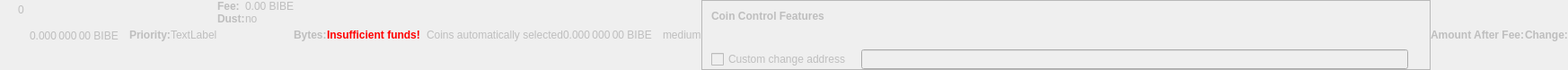
    <widget class="QWidget" name="dummyHideWidget" native="true">
     <property name="enabled">
      <bool>false</bool>
     </property>
     <property name="maximumSize">
      <size>
       <width>100</width>
       <height>22</height>
      </size>
     </property>
     <layout class="QHBoxLayout" name="dummyHideLayout">
      <property name="spacing">
       <number>0</number>
      </property>
      <property name="leftMargin">
       <number>0</number>
      </property>
      <property name="topMargin">
       <number>0</number>
      </property>
      <property name="rightMargin">
       <number>0</number>
      </property>
      <property name="bottomMargin">
       <number>0</number>
      </property>
      <item>
       <layout class="QFormLayout" name="formLayoutCoinControl1">
        <property name="horizontalSpacing">
         <number>10</number>
        </property>
        <property name="verticalSpacing">
         <number>14</number>
        </property>
        <property name="leftMargin">
         <number>10</number>
        </property>
        <property name="topMargin">
         <number>4</number>
        </property>
        <property name="rightMargin">
         <number>6</number>
        </property>
        <item row="0" column="1">
         <widget class="QLabel" name="labelCoinControlBytes">
          <property name="cursor">
           <cursorShape>IBeamCursor</cursorShape>
          </property>
          <property name="contextMenuPolicy">
           <enum>Qt::ActionsContextMenu</enum>
          </property>
          <property name="text">
           <string notr="true">0</string>
          </property>
          <property name="textInteractionFlags">
           <set>Qt::LinksAccessibleByMouse|Qt::TextSelectableByKeyboard|Qt::TextSelectableByMouse</set>
          </property>
         </widget>
        </item>
       </layout>
      </item>
      <item>
       <widget class="QLabel" name="labelCoinControlAfterFee">
        <property name="enabled">
         <bool>false</bool>
        </property>
        <property name="sizePolicy">
         <sizepolicy hsizetype="Fixed" vsizetype="Fixed">
          <horstretch>0</horstretch>
          <verstretch>0</verstretch>
         </sizepolicy>
        </property>
        <property name="minimumSize">
         <size>
          <width>111</width>
          <height>12</height>
         </size>
        </property>
        <property name="maximumSize">
         <size>
          <width>111</width>
          <height>12</height>
         </size>
        </property>
        <property name="cursor">
         <cursorShape>IBeamCursor</cursorShape>
        </property>
        <property name="contextMenuPolicy">
         <enum>Qt::ActionsContextMenu</enum>
        </property>
        <property name="text">
         <string notr="true">0.000 000 00 BIBE</string>
        </property>
        <property name="textInteractionFlags">
         <set>Qt::LinksAccessibleByMouse|Qt::TextSelectableByKeyboard|Qt::TextSelectableByMouse</set>
        </property>
       </widget>
      </item>
      <item>
       <widget class="QLabel" name="labelCoinControlPriorityText">
        <property name="enabled">
         <bool>false</bool>
        </property>
        <property name="font">
         <font>
          <weight>75</weight>
          <bold>true</bold>
         </font>
        </property>
        <property name="text">
         <string>Priority:</string>
        </property>
       </widget>
      </item>
      <item>
       <layout class="QHBoxLayout" name="horizontalLayout">
        <item>
         <widget class="QLabel" name="WarningLabel">
          <property name="text">
           <string>TextLabel</string>
          </property>
         </widget>
        </item>
       </layout>
      </item>
      <item>
       <layout class="QFormLayout" name="formLayoutCoinControl3">
        <property name="horizontalSpacing">
         <number>0</number>
        </property>
        <property name="verticalSpacing">
         <number>0</number>
        </property>
        <property name="leftMargin">
         <number>0</number>
        </property>
        <property name="topMargin">
         <number>0</number>
        </property>
        <property name="rightMargin">
         <number>0</number>
        </property>
        <item row="0" column="0">
         <widget class="QLabel" name="labelCoinControlFeeText">
          <property name="enabled">
           <bool>false</bool>
          </property>
          <property name="font">
           <font>
            <weight>75</weight>
            <bold>true</bold>
           </font>
          </property>
          <property name="text">
           <string>Fee:</string>
          </property>
          <property name="margin">
           <number>0</number>
          </property>
         </widget>
        </item>
        <item row="0" column="1">
         <widget class="QLabel" name="labelCoinControlFee">
          <property name="enabled">
           <bool>false</bool>
          </property>
          <property name="cursor">
           <cursorShape>IBeamCursor</cursorShape>
          </property>
          <property name="contextMenuPolicy">
           <enum>Qt::ActionsContextMenu</enum>
          </property>
          <property name="text">
           <string notr="true">0.00 BIBE</string>
          </property>
          <property name="textInteractionFlags">
           <set>Qt::LinksAccessibleByMouse|Qt::TextSelectableByKeyboard|Qt::TextSelectableByMouse</set>
          </property>
         </widget>
        </item>
        <item row="1" column="0">
         <widget class="QLabel" name="labelCoinControlLowOutputText">
          <property name="enabled">
           <bool>false</bool>
          </property>
          <property name="font">
           <font>
            <weight>75</weight>
            <bold>true</bold>
           </font>
          </property>
          <property name="text">
           <string>Dust:</string>
          </property>
         </widget>
        </item>
        <item row="1" column="1">
         <widget class="QLabel" name="labelCoinControlLowOutput">
          <property name="enabled">
           <bool>false</bool>
          </property>
          <property name="cursor">
           <cursorShape>IBeamCursor</cursorShape>
          </property>
          <property name="contextMenuPolicy">
           <enum>Qt::ActionsContextMenu</enum>
          </property>
          <property name="text">
           <string>no</string>
          </property>
          <property name="textInteractionFlags">
           <set>Qt::LinksAccessibleByMouse|Qt::TextSelectableByKeyboard|Qt::TextSelectableByMouse</set>
          </property>
         </widget>
        </item>
       </layout>
      </item>
      <item>
       <widget class="QLabel" name="labelCoinControlBytesText">
        <property name="enabled">
         <bool>false</bool>
        </property>
        <property name="font">
         <font>
          <weight>75</weight>
          <bold>true</bold>
         </font>
        </property>
        <property name="text">
         <string>Bytes:</string>
        </property>
       </widget>
      </item>
      <item>
       <layout class="QFormLayout" name="formLayoutCoinControl2">
        <property name="horizontalSpacing">
         <number>0</number>
        </property>
        <property name="verticalSpacing">
         <number>0</number>
        </property>
        <property name="leftMargin">
         <number>0</number>
        </property>
        <property name="topMargin">
         <number>0</number>
        </property>
        <property name="rightMargin">
         <number>0</number>
        </property>
       </layout>
      </item>
      <item>
       <layout class="QHBoxLayout" name="horizontalLayoutCoinControl2">
        <property name="spacing">
         <number>0</number>
        </property>
        <property name="bottomMargin">
         <number>0</number>
        </property>
       </layout>
      </item>
      <item>
       <widget class="QLabel" name="labelCoinControlInsuffFunds">
        <property name="enabled">
         <bool>false</bool>
        </property>
        <property name="minimumSize">
         <size>
          <width>0</width>
          <height>0</height>
         </size>
        </property>
        <property name="font">
         <font>
          <weight>75</weight>
          <bold>true</bold>
         </font>
        </property>
        <property name="styleSheet">
         <string notr="true">color:red;font-weight:bold;</string>
        </property>
        <property name="text">
         <string>Insufficient funds!</string>
        </property>
        <property name="margin">
         <number>5</number>
        </property>
       </widget>
      </item>
      <item>
       <layout class="QFormLayout" name="formLayoutCoinControl4">
        <property name="horizontalSpacing">
         <number>0</number>
        </property>
        <property name="verticalSpacing">
         <number>0</number>
        </property>
        <property name="leftMargin">
         <number>0</number>
        </property>
        <property name="topMargin">
         <number>0</number>
        </property>
        <property name="rightMargin">
         <number>0</number>
        </property>
       </layout>
      </item>
      <item>
       <widget class="QLabel" name="labelCoinControlChangeLabel">
        <property name="enabled">
         <bool>false</bool>
        </property>
        <property name="sizePolicy">
         <sizepolicy hsizetype="Preferred" vsizetype="Expanding">
          <horstretch>0</horstretch>
          <verstretch>0</verstretch>
         </sizepolicy>
        </property>
        <property name="minimumSize">
         <size>
          <width>0</width>
          <height>0</height>
         </size>
        </property>
        <property name="text">
         <string/>
        </property>
        <property name="margin">
         <number>3</number>
        </property>
       </widget>
      </item>
      <item>
       <widget class="QLabel" name="labelCoinControlAutomaticallySelected">
        <property name="enabled">
         <bool>false</bool>
        </property>
        <property name="sizePolicy">
         <sizepolicy hsizetype="Fixed" vsizetype="Fixed">
          <horstretch>0</horstretch>
          <verstretch>0</verstretch>
         </sizepolicy>
        </property>
        <property name="minimumSize">
         <size>
          <width>0</width>
          <height>0</height>
         </size>
        </property>
        <property name="maximumSize">
         <size>
          <width>240</width>
          <height>16777215</height>
         </size>
        </property>
        <property name="text">
         <string>Coins automatically selected</string>
        </property>
        <property name="margin">
         <number>5</number>
        </property>
       </widget>
      </item>
      <item>
       <widget class="QLabel" name="labelCoinControlChange">
        <property name="enabled">
         <bool>false</bool>
        </property>
        <property name="sizePolicy">
         <sizepolicy hsizetype="Fixed" vsizetype="Fixed">
          <horstretch>0</horstretch>
          <verstretch>0</verstretch>
         </sizepolicy>
        </property>
        <property name="minimumSize">
         <size>
          <width>111</width>
          <height>0</height>
         </size>
        </property>
        <property name="maximumSize">
         <size>
          <width>111</width>
          <height>16777215</height>
         </size>
        </property>
        <property name="cursor">
         <cursorShape>IBeamCursor</cursorShape>
        </property>
        <property name="contextMenuPolicy">
         <enum>Qt::ActionsContextMenu</enum>
        </property>
        <property name="text">
         <string notr="true">0.000 000 00 BIBE</string>
        </property>
        <property name="textInteractionFlags">
         <set>Qt::LinksAccessibleByMouse|Qt::TextSelectableByKeyboard|Qt::TextSelectableByMouse</set>
        </property>
       </widget>
      </item>
      <item>
       <widget class="QLabel" name="labelCoinControlPriority">
        <property name="enabled">
         <bool>false</bool>
        </property>
        <property name="cursor">
         <cursorShape>IBeamCursor</cursorShape>
        </property>
        <property name="contextMenuPolicy">
         <enum>Qt::ActionsContextMenu</enum>
        </property>
        <property name="text">
         <string>medium</string>
        </property>
        <property name="textInteractionFlags">
         <set>Qt::LinksAccessibleByMouse|Qt::TextSelectableByKeyboard|Qt::TextSelectableByMouse</set>
        </property>
       </widget>
      </item>
      <item>
       <widget class="QFrame" name="frameCoinControl">
        <property name="sizePolicy">
         <sizepolicy hsizetype="Expanding" vsizetype="Expanding">
          <horstretch>0</horstretch>
          <verstretch>0</verstretch>
         </sizepolicy>
        </property>
        <property name="maximumSize">
         <size>
          <width>16777215</width>
          <height>16777215</height>
         </size>
        </property>
        <property name="frameShape">
         <enum>QFrame::StyledPanel</enum>
        </property>
        <property name="frameShadow">
         <enum>QFrame::Sunken</enum>
        </property>
        <layout class="QVBoxLayout" name="verticalLayoutCoinControl2_2">
         <property name="spacing">
          <number>0</number>
         </property>
         <property name="leftMargin">
          <number>0</number>
         </property>
         <property name="topMargin">
          <number>0</number>
         </property>
         <property name="rightMargin">
          <number>0</number>
         </property>
         <property name="bottomMargin">
          <number>0</number>
         </property>
         <item>
          <layout class="QVBoxLayout" name="verticalLayoutCoinControl" stretch="0,0,0,1">
           <property name="spacing">
            <number>0</number>
           </property>
           <property name="leftMargin">
            <number>10</number>
           </property>
           <property name="topMargin">
            <number>10</number>
           </property>
           <item>
            <layout class="QHBoxLayout" name="horizontalLayoutCoinControl1">
             <property name="bottomMargin">
              <number>15</number>
             </property>
             <item>
              <widget class="QLabel" name="labelCoinControlFeatures">
               <property name="enabled">
                <bool>false</bool>
               </property>
               <property name="sizePolicy">
                <sizepolicy hsizetype="Preferred" vsizetype="Maximum">
                 <horstretch>0</horstretch>
                 <verstretch>0</verstretch>
                </sizepolicy>
               </property>
               <property name="font">
                <font>
                 <weight>75</weight>
                 <bold>true</bold>
                </font>
               </property>
               <property name="styleSheet">
                <string notr="true">font-weight:bold;</string>
               </property>
               <property name="text">
                <string>Coin Control Features</string>
               </property>
              </widget>
             </item>
            </layout>
           </item>
           <item>
            <widget class="QWidget" name="widgetCoinControl" native="true">
             <property name="sizePolicy">
              <sizepolicy hsizetype="Preferred" vsizetype="Preferred">
               <horstretch>0</horstretch>
               <verstretch>0</verstretch>
              </sizepolicy>
             </property>
             <property name="minimumSize">
              <size>
               <width>0</width>
               <height>0</height>
              </size>
             </property>
             <property name="styleSheet">
              <string notr="true"/>
             </property>
             <layout class="QHBoxLayout" name="horizontalLayoutCoinControl5_2">
              <property name="leftMargin">
               <number>0</number>
              </property>
              <property name="topMargin">
               <number>0</number>
              </property>
              <property name="rightMargin">
               <number>0</number>
              </property>
              <property name="bottomMargin">
               <number>0</number>
              </property>
              <item>
               <layout class="QHBoxLayout" name="horizontalLayoutCoinControl3">
                <property name="spacing">
                 <number>20</number>
                </property>
                <property name="topMargin">
                 <number>0</number>
                </property>
                <property name="bottomMargin">
                 <number>10</number>
                </property>
               </layout>
              </item>
             </layout>
            </widget>
           </item>
           <item>
            <layout class="QHBoxLayout" name="horizontalLayoutCoinControl4" stretch="0,0,0">
             <property name="spacing">
              <number>12</number>
             </property>
             <property name="sizeConstraint">
              <enum>QLayout::SetDefaultConstraint</enum>
             </property>
             <property name="topMargin">
              <number>5</number>
             </property>
             <property name="rightMargin">
              <number>5</number>
             </property>
             <item>
              <widget class="QCheckBox" name="checkBoxCoinControlChange">
               <property name="enabled">
                <bool>false</bool>
               </property>
               <property name="toolTip">
                <string>If this is activated, but the change address is empty or invalid, change will be sent to a newly generated address.</string>
               </property>
               <property name="text">
                <string>Custom change address</string>
               </property>
              </widget>
             </item>
             <item>
              <widget class="QValidatedLineEdit" name="lineEditCoinControlChange">
               <property name="enabled">
                <bool>false</bool>
               </property>
               <property name="sizePolicy">
                <sizepolicy hsizetype="Expanding" vsizetype="Fixed">
                 <horstretch>0</horstretch>
                 <verstretch>0</verstretch>
                </sizepolicy>
               </property>
              </widget>
             </item>
             <item>
              <widget class="QLabel" name="labelCoinControlChangeLabel_2">
               <property name="sizePolicy">
                <sizepolicy hsizetype="Preferred" vsizetype="Expanding">
                 <horstretch>0</horstretch>
                 <verstretch>0</verstretch>
                </sizepolicy>
               </property>
               <property name="minimumSize">
                <size>
                 <width>0</width>
                 <height>0</height>
                </size>
               </property>
               <property name="text">
                <string/>
               </property>
               <property name="margin">
                <number>3</number>
               </property>
              </widget>
             </item>
            </layout>
           </item>
           <item>
            <spacer name="verticalSpacerCoinControl">
             <property name="orientation">
              <enum>Qt::Vertical</enum>
             </property>
             <property name="sizeHint" stdset="0">
              <size>
               <width>800</width>
               <height>1</height>
              </size>
             </property>
            </spacer>
           </item>
          </layout>
         </item>
        </layout>
       </widget>
      </item>
      <item>
       <widget class="QLabel" name="labelCoinControlAfterFeeText">
        <property name="enabled">
         <bool>false</bool>
        </property>
        <property name="minimumSize">
         <size>
          <width>0</width>
          <height>0</height>
         </size>
        </property>
        <property name="maximumSize">
         <size>
          <width>16777215</width>
          <height>16777215</height>
         </size>
        </property>
        <property name="font">
         <font>
          <weight>75</weight>
          <bold>true</bold>
         </font>
        </property>
        <property name="text">
         <string>Amount After Fee:</string>
        </property>
        <property name="alignment">
         <set>Qt::AlignLeading|Qt::AlignLeft|Qt::AlignVCenter</set>
        </property>
        <property name="margin">
         <number>0</number>
        </property>
       </widget>
      </item>
      <item>
       <widget class="QLabel" name="labelCoinControlChangeText">
        <property name="enabled">
         <bool>false</bool>
        </property>
        <property name="sizePolicy">
         <sizepolicy hsizetype="Preferred" vsizetype="Preferred">
          <horstretch>0</horstretch>
          <verstretch>0</verstretch>
         </sizepolicy>
        </property>
        <property name="minimumSize">
         <size>
          <width>0</width>
          <height>0</height>
         </size>
        </property>
        <property name="maximumSize">
         <size>
          <width>16777215</width>
          <height>16777215</height>
         </size>
        </property>
        <property name="font">
         <font>
          <weight>75</weight>
          <bold>true</bold>
         </font>
        </property>
        <property name="text">
         <string>Change:</string>
        </property>
        <property name="alignment">
         <set>Qt::AlignLeading|Qt::AlignLeft|Qt::AlignVCenter</set>
        </property>
       </widget>
      </item>
     </layout>
    </widget>
